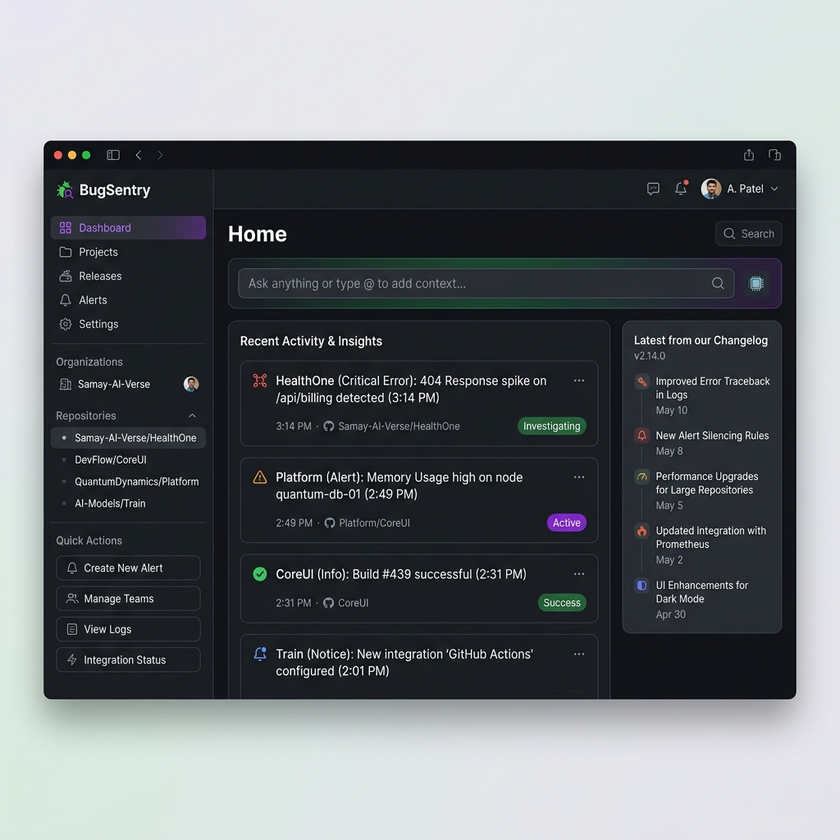
#> input picture src/assets/image/bugsentry_dashboard_mockup.png, 840 x 840 px, shrunk from 1024 x 1024 before the run
$ python trim.py
#> lines starting #> are read from the running program, lines starting #| are printed output that depends on the picture
import sys
from PIL import Image, ImageChops

def trim(im):
    bg = Image.new(im.mode, im.size, im.getpixel((0,0)))
    diff = ImageChops.difference(im, bg)
    diff = ImageChops.add(diff, diff, 2.0, -100)
    bbox = diff.getbbox()
    if bbox:
        return im.crop(bbox)
    return im

if __name__ == '__main__':
    img_path = 'src/assets/image/bugsentry_dashboard_mockup.png'
    img = Image.open(img_path)
#> img is the input picture: PIL image 840x840 RGB; mean R, G, B 108.5, 113.1, 116.6
    # Convert to RGBA just to be safe
    img = img.convert("RGBA")
#> img: PIL image 840x840 RGBA

    # Try trimming based on corner colors
    # We might have a gradient, check 4 corners
    corners = [img.getpixel((0,0)), img.getpixel((img.width-1, 0)),
               img.getpixel((0, img.height-1)), img.getpixel((img.width-1, img.height-1))]
#> corners = [(231, 232, 237, 255), (222, 234, 230, 255), (218, 236, 224, 255), (230, 229, 235, 255)]
    print("Corner pixels:", corners)
#| Corner pixels: [(231, 232, 237, 255), (222, 234, 230, 255), (218, 236, 224, 255), (230, 229, 235, 255)]

    trimmed = trim(img)
#> in trim, `bg = Image.new(im.mode, im.size, im.getpixel((0,0)))`:
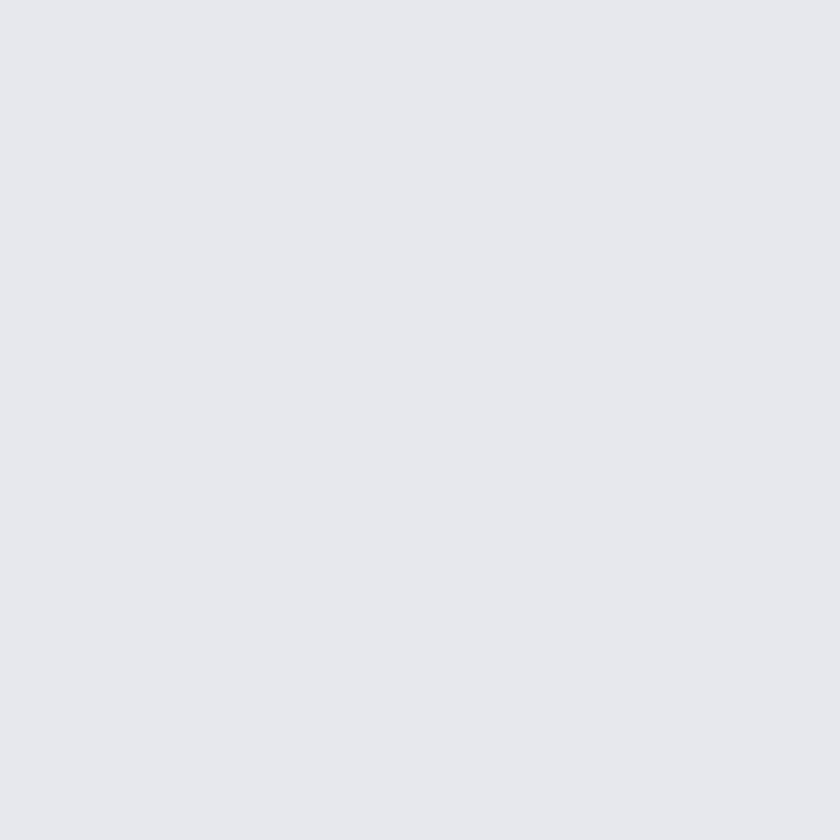
#> bg: PIL image 840x840 RGBA; mean R, G, B, A 231, 232, 237, 255
#> in trim, `bbox = diff.getbbox()`: bbox = None
    print("Original size:", img.size)
#| Original size: (840, 840)
    print("Trimmed size:", trimmed.size)
#| Trimmed size: (840, 840)

    out_path = 'src/assets/image/bugsentry_dashboard_mockup_trimmed.png'
    trimmed.save(out_path)
    print("Saved trimmed image.")
